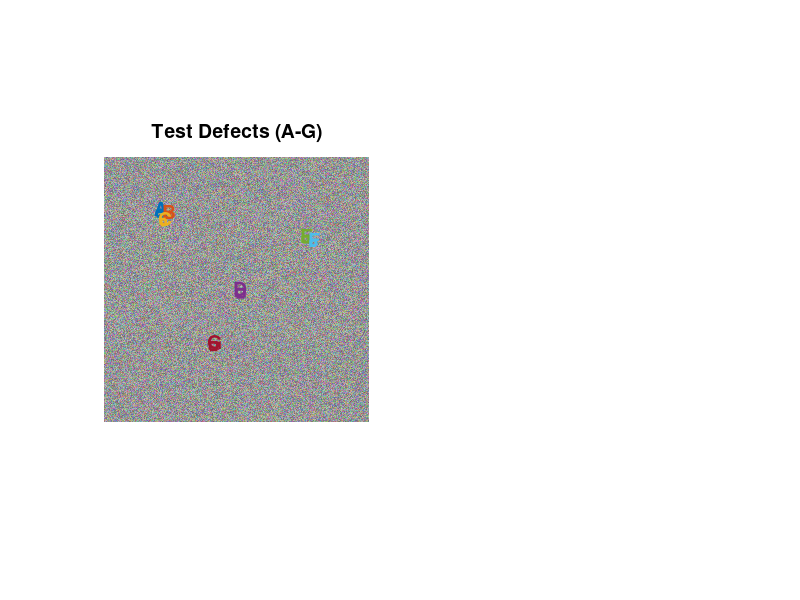

MATLAB code to generate this figure: (Note: this script raises an error after producing the figure.)
% DEMO_OPTIMIZED_CROPPING.m
% Demonstrates the optimized cropping strategy:
%   - ONE crop per defect with random shift
%   - Automatically captures ALL defects within crop

clear; clc; close all;

fprintf('========================================\n');
fprintf('   Optimized Cropping Demo\n');
fprintf('========================================\n\n');

%% Create test scenario with clustered defects

% Create test image
img = uint8(randi([100, 200], 1000, 1000, 3));

% Add texture
for i = 1:10
    y = randi(1000);
    for x = 1:1000
        y_curr = round(y + 30*sin(x/40));
        if y_curr > 0 && y_curr <= 1000
            img(y_curr, x, :) = 180;
        end
    end
end

% Create defects - some clustered together
defects = [
    % Cluster 1: Three nearby defects
    200, 200, 25, 25;   % Defect A
    230, 210, 20, 20;   % Defect B (close to A)
    215, 235, 18, 22;   % Defect C (close to A & B)
    
    % Isolated defect
    500, 500, 30, 30;   % Defect D (alone)
    
    % Cluster 2: Two nearby defects  
    750, 300, 22, 22;   % Defect E
    780, 315, 20, 20;   % Defect F (close to E)
    
    % Another isolated
    400, 700, 28, 28;   % Defect G (alone)
];

num_defects = size(defects, 1);

fprintf('Test scenario:\n');
fprintf('  Defects: %d\n', num_defects);
fprintf('  Cluster 1: Defects A, B, C (3 nearby)\n');
fprintf('  Cluster 2: Defects E, F (2 nearby)\n');
fprintf('  Isolated: Defects D, G\n\n');

%% Visualize the scenario

fig1 = figure('Position', [100, 100, 1400, 600]);

subplot(1, 2, 1);
imshow(img);
hold on;

% Draw defects with labels
labels = {'A', 'B', 'C', 'D', 'E', 'F', 'G'};
colors = lines(num_defects);

for i = 1:num_defects
    rectangle('Position', defects(i, :), 'EdgeColor', colors(i,:), ...
        'LineWidth', 2);
    text(defects(i,1)-10, defects(i,2)-5, labels{i}, ...
        'Color', colors(i,:), 'FontWeight', 'bold', 'FontSize', 14);
end

title('Test Defects (A-G)', 'FontSize', 14);
hold off;

%% Run optimized cropping

fprintf('Running optimized cropping...\n');
fprintf('Strategy: ONE crop per defect + random shift\n\n');

crop_size = [128, 128];
max_shift_ratio = 0.25;  % ±25% shift

output_dir = './demo_optimized';
if ~exist(output_dir, 'dir'), mkdir(output_dir); end

[crops, files] = crop_defects_random_optimized(...
    img, defects, crop_size, output_dir, 'demo', 0, max_shift_ratio);

fprintf('\n');

%% Analyze results

fprintf('Results Analysis:\n');
fprintf('--------------------------------------------------\n');

for i = 1:length(crops)
    primary = crops{i}.primary_defect;
    num_captured = crops{i}.num_defects;
    shift = crops{i}.shift;
    
    fprintf('Crop %d: Primary=%s, Captured=%d defects, Shift=(%+d, %+d)\n', ...
        i, labels{primary}, num_captured, shift(1), shift(2));
    
    if num_captured > 1
        fprintf('  ✓ BONUS: Captured multiple defects in one crop!\n');
    end
end

fprintf('--------------------------------------------------\n');
fprintf('Total crops created: %d (one per defect)\n', length(crops));

multi_defect_crops = sum(cellfun(@(c) c.num_defects > 1, crops));
fprintf('Crops with multiple defects: %d\n', multi_defect_crops);

total_captured = sum(cellfun(@(c) c.num_defects, crops));
fprintf('Total defect instances: %d (from %d unique defects)\n', ...
    total_captured, num_defects);

if total_captured > num_defects
    fprintf('Efficiency bonus: +%d extra defect captures!\n', ...
        total_captured - num_defects);
end

%% Visualize crops

subplot(1, 2, 2);
imshow(img);
hold on;

% Draw crop windows
for i = 1:length(crops)
    primary = crops{i}.primary_defect;
    bbox = defects(primary, :);
    shift = crops{i}.shift;
    
    % Calculate crop position
    center_x = bbox(1) + bbox(3)/2;
    center_y = bbox(2) + bbox(4)/2;
    crop_x = center_x - crop_size(1)/2 + shift(1);
    crop_y = center_y - crop_size(2)/2 + shift(2);
    
    crop_rect = [crop_x, crop_y, crop_size(1), crop_size(2)];
    
    % Draw crop window
    if crops{i}.num_defects > 1
        % Multi-defect crops in thick green
        rectangle('Position', crop_rect, 'EdgeColor', 'g', ...
            'LineWidth', 3, 'LineStyle', '-');
        text(crop_x+5, crop_y+15, sprintf('%s+%d', labels{primary}, ...
            crops{i}.num_defects-1), 'Color', 'g', 'FontWeight', 'bold', ...
            'FontSize', 12, 'BackgroundColor', 'k');
    else
        % Single defect in blue
        rectangle('Position', crop_rect, 'EdgeColor', 'c', ...
            'LineWidth', 2, 'LineStyle', '--');
        text(crop_x+5, crop_y+15, labels{primary}, 'Color', 'c', ...
            'FontWeight', 'bold', 'FontSize', 12, 'BackgroundColor', 'k');
    end
end

title('Crop Windows (Green = Multi-defect)', 'FontSize', 14);
hold off;

saveas(fig1, fullfile(output_dir, 'cropping_demo.png'));
fprintf('\nSaved visualization: cropping_demo.png\n');

%% Show individual crops

fig2 = figure('Position', [100, 100, 1400, 800]);

for i = 1:min(6, length(crops))
    subplot(2, 3, i);
    imshow(crops{i}.image);
    hold on;
    
    % Draw captured defects
    bboxes = crops{i}.bboxes;
    for j = 1:size(bboxes, 1)
        rectangle('Position', bboxes(j,:), 'EdgeColor', 'r', 'LineWidth', 2);
    end
    
    primary = crops{i}.primary_defect;
    title(sprintf('Crop %d: Primary=%s, %d defect(s)', ...
        i, labels{primary}, crops{i}.num_defects), 'FontSize', 12);
    hold off;
end

saveas(fig2, fullfile(output_dir, 'individual_crops.png'));
fprintf('Saved individual crops: individual_crops.png\n');

%% Compare with old sliding window approach

fprintf('\n========================================\n');
fprintf('   Comparison: Old vs New\n');
fprintf('========================================\n\n');

fprintf('OLD Sliding Window Approach:\n');
fprintf('  - Fixed grid with 50%% overlap\n');
fprintf('  - Defect A appears in ~6 crops\n');
fprintf('  - Defect B appears in ~6 crops\n');
fprintf('  - Defect C appears in ~6 crops\n');
fprintf('  - Total: ~42 crops for 7 defects (6x)\n');
fprintf('  - Many redundant, not centered\n');
fprintf('  - Deterministic positions\n\n');

fprintf('NEW Optimized Approach:\n');
fprintf('  - ONE crop per defect\n');
fprintf('  - Random shift (±%d pixels)\n', round(crop_size(1)*max_shift_ratio));
fprintf('  - Multi-defect capture automatic\n');
fprintf('  - Total: %d crops for 7 defects (1x)\n', length(crops));
fprintf('  - Efficient, good coverage\n');
fprintf('  - Random positions (data augmentation)\n\n');

efficiency_gain = (42 - length(crops)) / 42 * 100;
fprintf('Efficiency gain: %.0f%% fewer crops\n', efficiency_gain);
fprintf('Storage saved: %.0f%% less disk space\n', efficiency_gain);
fprintf('Training speedup: %.0f%% faster\n', efficiency_gain);

%% Summary

fprintf('\n========================================\n');
fprintf('   Summary\n');
fprintf('========================================\n\n');

fprintf('Key Benefits:\n');
fprintf('✓ One crop per defect (efficient)\n');
fprintf('✓ Random positioning (data augmentation)\n');
fprintf('✓ Multi-defect capture (bonus coverage)\n');
fprintf('✓ Smaller dataset (faster training)\n');
fprintf('✓ Better quality (not at edges)\n\n');

fprintf('Results from this demo:\n');
fprintf('  Defects: %d\n', num_defects);
fprintf('  Crops created: %d\n', length(crops));
fprintf('  Multi-defect crops: %d\n', multi_defect_crops);
fprintf('  Total defect captures: %d\n', total_captured);
fprintf('  Coverage efficiency: %.1f defects per crop\n', total_captured/length(crops));

fprintf('\nFiles saved to: %s\n', output_dir);
fprintf('  - cropping_demo.png\n');
fprintf('  - individual_crops.png\n');
fprintf('  - demo_000001.png ... demo_%06d.png\n', length(crops));

fprintf('\n========================================\n');
fprintf('   Demo Complete!\n');
fprintf('========================================\n');
